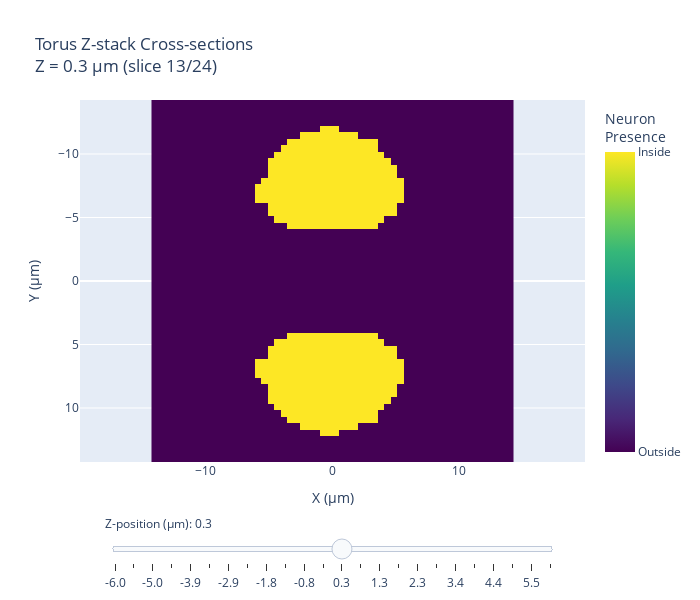

This figure's notebook cell:
### Markdown cell above
## 6. Visualizing Cross-sections Through the Torus

Let's create visual cross-sections to see exactly how the torus ring structure appears.

### Code cell
# Create interactive slice viewer for cross-sectional analysis
print("🎨 Creating interactive slice viewer...")
fig_slices = visualize_zstack_slices(
    z_stack, 
    metadata=metadata,
    title="Torus Z-stack Cross-sections"
)

# Display the interactive viewer
fig_slices.show()

print("✓ Interactive slice viewer created!")
print("💡 Use the slider to navigate through different z-levels and examine cross-sections")
print("🍩 Notice how the ring structure changes from thin at edges to thick at center")
print("🎯 Cross-sectional analysis complete!")
